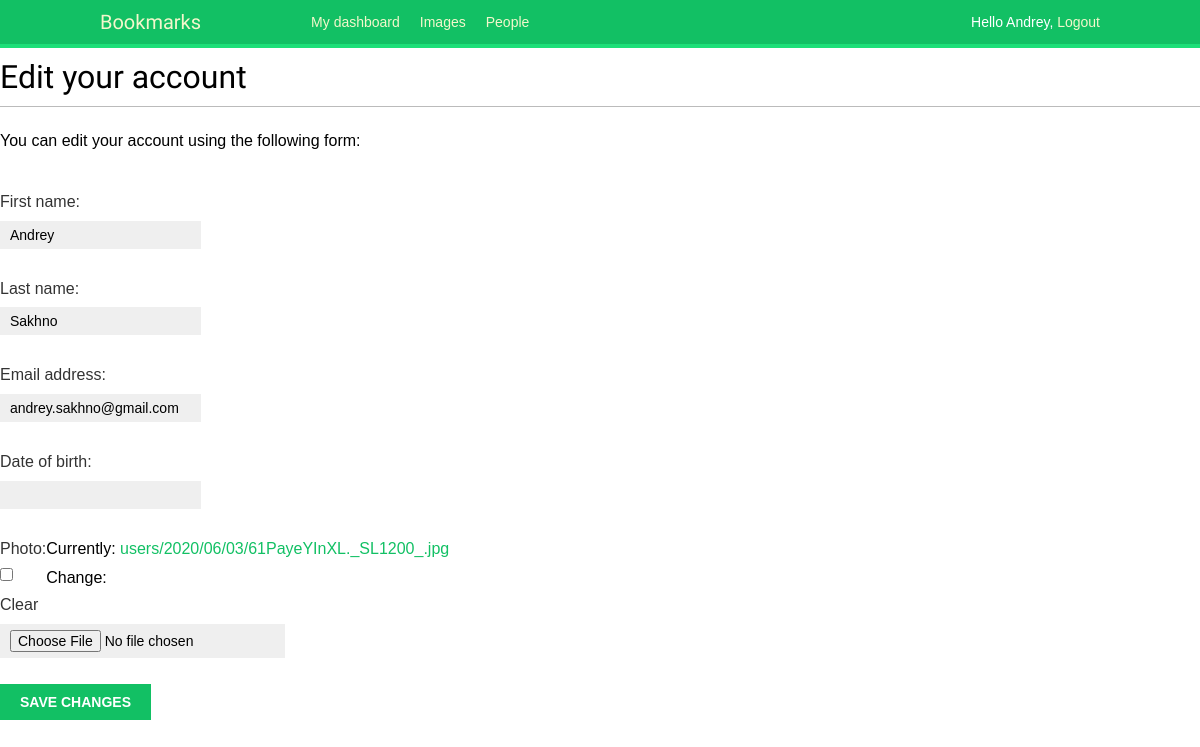
The page /account/edit/ (signed in) on the database as committed earlier.
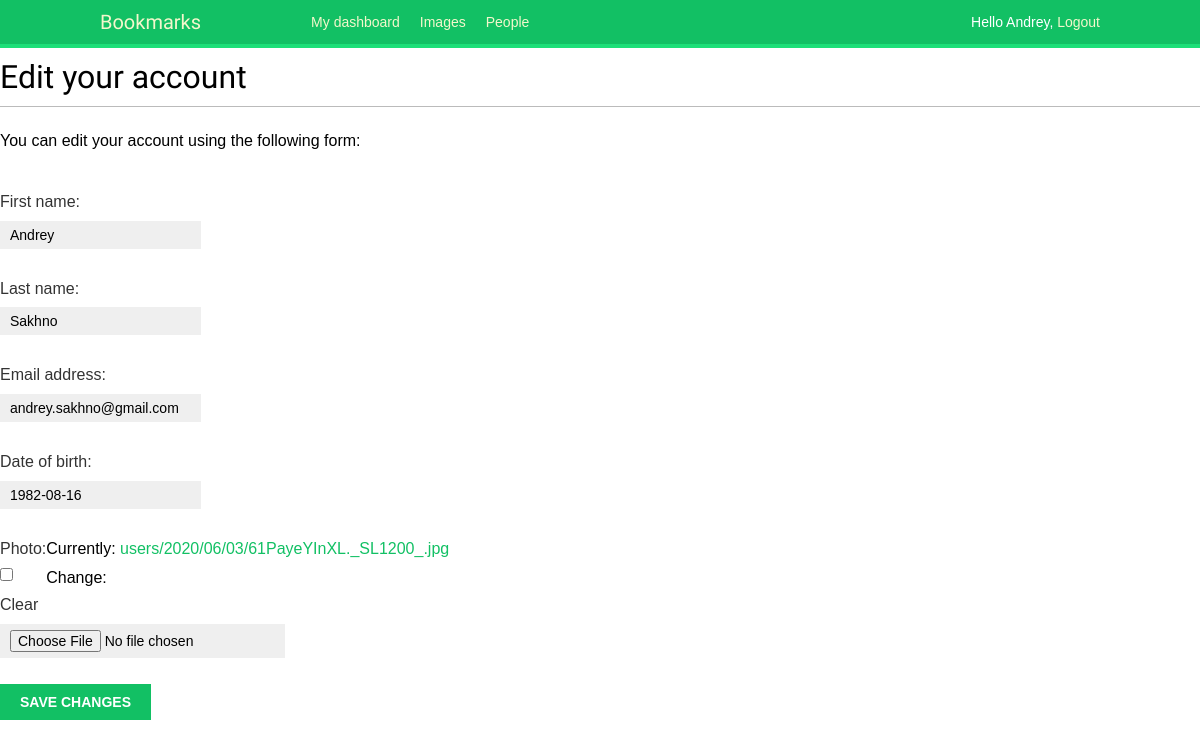
The same page on the database as committed later.
### account/models.py (models this page shows, shortened)
class Profile(models.Model):
    user = models.OneToOneField(settings.AUTH_USER_MODEL, on_delete=models.CASCADE)
    date_of_birth = models.DateField(blank=True, null=True)
    photo = models.ImageField(upload_to="users/%Y/%m/%d/", blank=True)

### account/views.py (the view)
# urls.py: path("edit/", views.edit, name="edit"),
@login_required
def edit(request):
    if request.method == "POST":
        user_form = UserEditForm(instance=request.user, data=request.POST)
        profile_form = ProfileEditForm(
            instance=request.user.profile, data=request.POST, files=request.FILES
        )
        if user_form.is_valid() and profile_form.is_valid():
            user_form.save()
            profile_form.save()
            messages.success(request, "Profile updated successfully")
        else:
            messages.error(request, "Error updating your profile")
    else:
        user_form = UserEditForm(instance=request.user)
        profile_form = ProfileEditForm(instance=request.user.profile)
    return render(
        request,
        "account/edit.html",
        {"user_form": user_form, "profile_form": profile_form},
    )

### account/forms.py
class UserEditForm(forms.ModelForm):
    class Meta:
        model = User
        fields = ("first_name", "last_name", "email")

class ProfileEditForm(forms.ModelForm):
    class Meta:
        model = Profile
        fields = ("date_of_birth", "photo")

### account/templates/account/edit.html (shortened to what this page needs)
{% extends "../base.html" %}
{% block content %}
    <h1>Edit your account</h1>
    <p>You can edit your account using the following form:</p>
    <form action="" method="post" enctype="multipart/form-data">
        {{ user_form.as_p }}
        {{ profile_form.as_p }}
        <p><input type="submit" value="Save changes"></p>
{% endblock %}

### account/templates/base.html (shortened to what this page needs)
{% load static %}
<!DOCTYPE html>
<html>
<head>
    <link href="{% static "css/base.css" %}" rel="stylesheet">
</head>
<body>
<div id="header">
    <span class="logo">Bookmarks</span>
    {% if request.user.is_authenticated %}
        <ul class="menu">
            <li {% if section == "dashboard" %} class="selected"{% endif %}>
                <a href="{% url "dashboard" %}">My dashboard</a>
            </li>
            <li {% if section == "images" %} class="selected"{% endif %}>
                <a href="#">Images</a>
            </li>
            <li {% if section == "people" %} class="selected"{% endif %}>
                <a href="#">People</a>
            </li>
        </ul>
    {% endif %}
    <span class="user">
        {% if request.user.is_authenticated %}
            Hello {{ request.user.first_name }},
            <a href="{% url "logout" %}">Logout</a>
        {% else %}
            <a href="{% url "login" %}">Log-in</a>
        {% endif %}
    </span>
</div>
<div id=content=">
    {% block content %}{% endblock %}
</div>
</body>
</html>

### account/static/css/base.css (style rules this page uses)
body { margin:0; padding:0; font-family:helvetica, sans-serif; }
p { line-height: 1.8; }
a { color:#12c064; text-decoration:none; }
#header { padding:10px 100px; font-size:14px; background:#12c064; color:#fff; border-bottom:4px solid #1cdf78; overflow:auto; }
#header .logo { font-family: 'Muli', sans-serif; float:left; color:#f3f7cc; font-size:20px; margin-right:10%; }
#header ul.menu { list-style:none; float:left; margin:0; padding:0; }
#header ul.menu li { float:left; padding:4px 10px; }
#header a { color:#f3f7cc; }
#header .user { float:right; padding-top:4px; }
form p { width:100%; overflow:auto; }
label { float:left; clear:both; color:#333; margin-bottom:4px; }
input, textarea { clear:both; float:left; margin:0 0 10px; background:#efefef; border:0; padding:6px 10px; font-size:14px; }
input[type=submit], a.button { font-weight:bold; background:#12c064; color:#fff; padding:10px 20px; font-size:14px; text-transform:uppercase; }

Rows that differ between the two databases and show on the page:
changed Profile: date_of_birth (not shown) → "1982-08-16"
